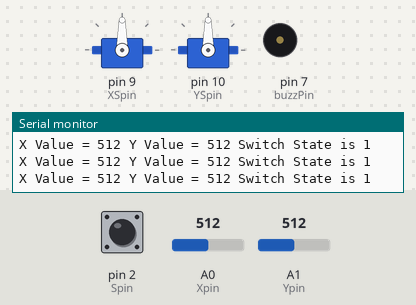
The sketch below on a simulated Arduino Uno, built with avr-gcc and run on an emulated ATmega328P. Parts: 2 × servo, buzzer (waves = sounding, pin HIGH), the last lines printed to the serial monitor. Inputs (shaded band) come from the test bench; at power-on: A0 (Xpin) = 512, A1 (Ypin) = 512, pin 2 (Spin) HIGH.

Above: at 1.2 s.
1.3 s: A0 (Xpin) set to 716
At 2.6 s:
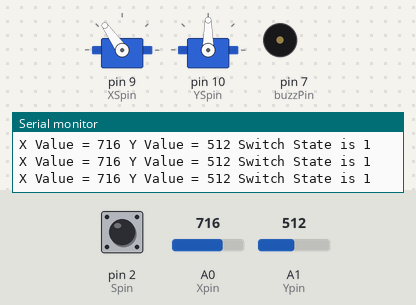
2.9 s: A1 (Ypin) set to 716
At 4.2 s:
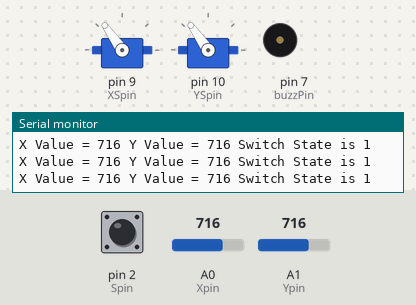
4.5 s: pin 2 (Spin) pulled LOW for 0.25 s
At 4.72 s:
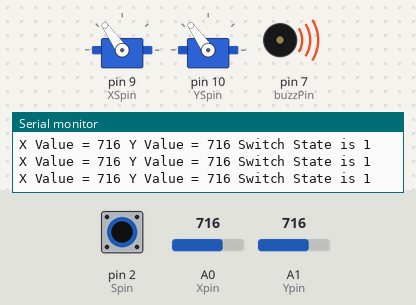
6.3 s: A0 (Xpin) set to 1023
At 7.4 s:
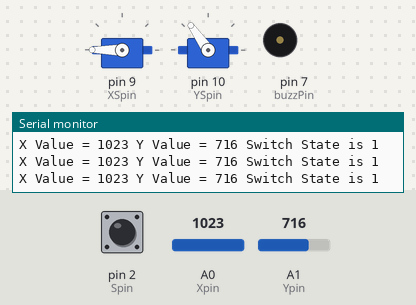
7.9 s: A1 (Ypin) set to 987
At 9.0 s:
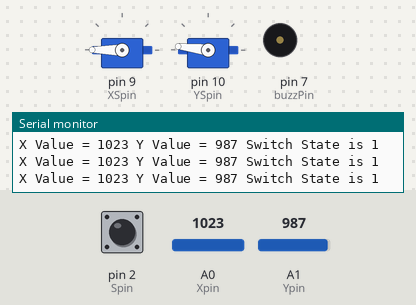
9.5 s: A1 (Ypin) set to 1016
At 10.5 s:
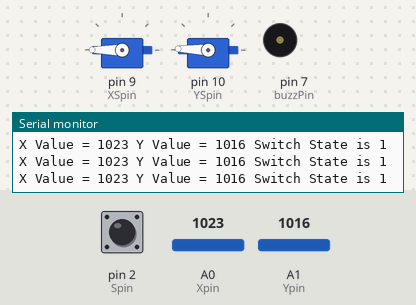
Timing chart, 0 to 12.5 s (numbered marks = the images above; inputs shaded):
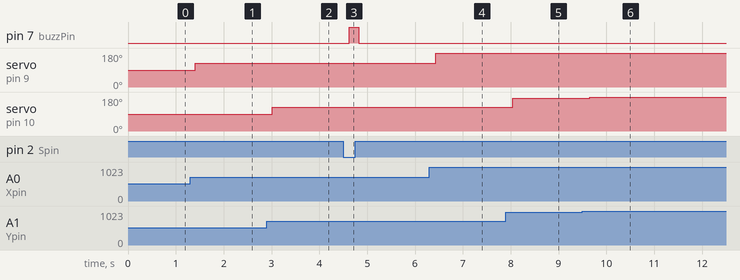

The sketch:

sketch_apr02b.ino
```cpp
#include <Servo.h>
Servo Xservo;
Servo Yservo;

int Xpin=A0;
int Ypin=A1;
int Spin=2;
int XSpin=9;
int YSpin=10;
int buzzPin=7;
int WVx;
int WVy;
int Xval;
int Yval;
int Sval;
int dt=200;
void setup() {
  // put your setup code here, to run once:
Serial.begin(9600);
pinMode(Xpin,INPUT);
pinMode(Ypin,INPUT);
pinMode(Spin,INPUT);
pinMode(XSpin,OUTPUT);
pinMode(YSpin,OUTPUT);
pinMode(buzzPin,OUTPUT);

Xservo.attach(XSpin);
Yservo.attach(YSpin);

digitalWrite(Spin,HIGH);
}

void loop() {
 Xval=analogRead(Xpin);
 WVx=(180./1023.)*Xval;
 Yval=analogRead(Ypin);
 WVy=(180./1023.)*Yval;
 Sval=digitalRead(Spin);


 Xservo.write(WVx);
 Yservo.write(WVy);

 if (Sval==0){
  digitalWrite(buzzPin, HIGH);
 }
 else {
  digitalWrite(buzzPin, LOW);
 }


 delay(dt);
 Serial.print("X Value = ");
 Serial.print(Xval);
 Serial.print(" Y Value = ");
 Serial.print(Yval);
 Serial.print(" Switch State is ");
 Serial.println(Sval);
}
```

Measured:
- after the input at 1.3 s, servo on pin 9 (XSpin): 90° → 125° after 0.11 s
- after the input at 2.9 s, servo on pin 10 (YSpin): 90° → 125° after 0.12 s
- after the input at 4.5 s, pin 7 (buzzPin): LOW → HIGH after 0.13 s, → LOW 0.20 s later
- after the input at 6.3 s, servo on pin 9 (XSpin): 125° → 180° after 0.14 s
- after the input at 7.9 s, servo on pin 10 (YSpin): 125° → 173° after 0.15 s
- after the input at 9.5 s, servo on pin 10 (YSpin): 173° → 178° after 0.15 s
